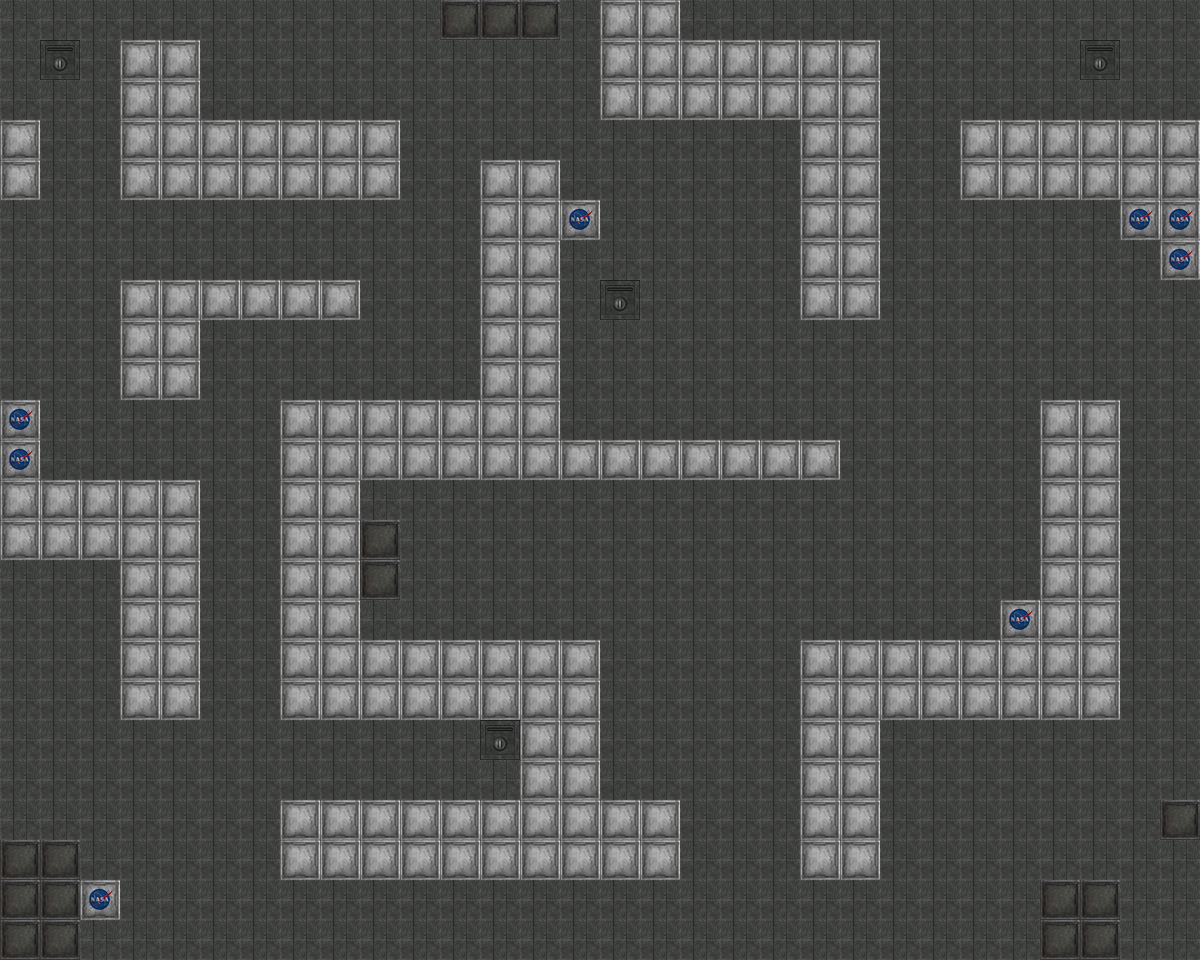

A level layout from a 2D game, rendered from its tile map. Below: a short description, then the map file with tile-grid data replaced by summaries:
An orthogonal 30x24 tile map with 40x40 px tiles, 1 tile layer (Camada de Tiles 1).

<map version="1.0" orientation="orthogonal" width="30" height="24" tilewidth="40" tileheight="40">
 <tileset firstgid="1" name="texturebreakout" tilewidth="40" tileheight="40">
  <image source="texturebreakout.png" width="240" height="120" />
 </tileset>
 <layer name="Camada de Tiles 1" width="30" height="24">
  <data>[720 cells, 720 non-empty, 5 distinct tile ids]</data>
 </layer>
</map>
